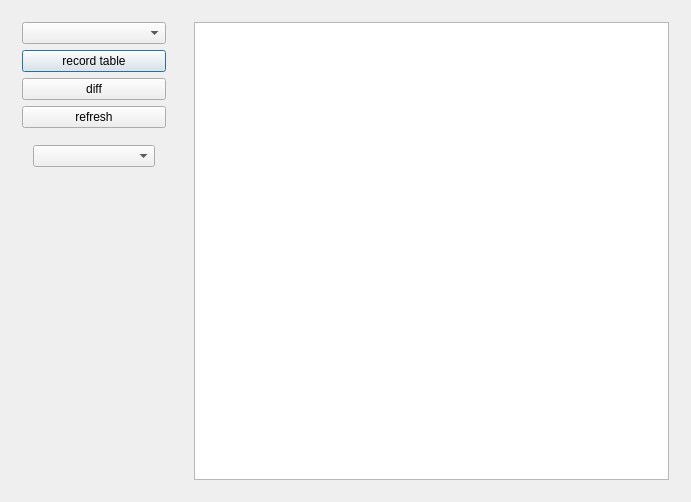
<?xml version="1.0" encoding="UTF-8"?>
<ui version="4.0">
 <class>DiffDialog</class>
 <widget class="QDialog" name="DiffDialog">
  <property name="geometry">
   <rect>
    <x>0</x>
    <y>0</y>
    <width>691</width>
    <height>502</height>
   </rect>
  </property>
  <property name="windowTitle">
   <string>DiffDialog</string>
  </property>
  <layout class="QHBoxLayout" name="horizontalLayout" stretch="1,3">
   <item>
    <widget class="QWidget" name="widget" native="true">
     <layout class="QVBoxLayout" name="verticalLayout">
      <item>
       <widget class="QComboBox" name="tableSelect"/>
      </item>
      <item>
       <widget class="QPushButton" name="recordOldButton">
        <property name="text">
         <string>record table</string>
        </property>
       </widget>
      </item>
      <item>
       <widget class="QPushButton" name="diffButton">
        <property name="text">
         <string>diff</string>
        </property>
       </widget>
      </item>
      <item>
       <widget class="QPushButton" name="refreshButton">
        <property name="text">
         <string>refresh</string>
        </property>
       </widget>
      </item>
      <item>
       <widget class="QWidget" name="widget_3" native="true">
        <layout class="QHBoxLayout" name="horizontalLayout_2">
         <item>
          <widget class="QComboBox" name="displayMode"/>
         </item>
        </layout>
       </widget>
      </item>
      <item>
       <spacer name="verticalSpacer">
        <property name="orientation">
         <enum>Qt::Orientation::Vertical</enum>
        </property>
        <property name="sizeHint" stdset="0">
         <size>
          <width>20</width>
          <height>40</height>
         </size>
        </property>
       </spacer>
      </item>
      <item>
       <widget class="QLabel" name="stateLabel">
        <property name="text">
         <string/>
        </property>
       </widget>
      </item>
     </layout>
    </widget>
   </item>
   <item>
    <widget class="QWidget" name="widget_2" native="true">
     <layout class="QVBoxLayout" name="verticalLayout_3">
      <item>
       <widget class="QTableView" name="dataView"/>
      </item>
     </layout>
    </widget>
   </item>
  </layout>
 </widget>
 <layoutdefault spacing="6" margin="11"/>
 <resources/>
 <connections/>
</ui>
